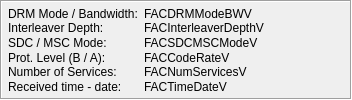
       <widget class="QFrame" name="FrameFACParams">
        <property name="sizePolicy">
         <sizepolicy hsizetype="Preferred" vsizetype="Preferred">
          <horstretch>0</horstretch>
          <verstretch>0</verstretch>
         </sizepolicy>
        </property>
        <property name="frameShape">
         <enum>QFrame::Box</enum>
        </property>
        <property name="frameShadow">
         <enum>QFrame::Sunken</enum>
        </property>
        <layout class="QHBoxLayout" name="_13">
         <property name="spacing">
          <number>6</number>
         </property>
         <property name="leftMargin">
          <number>6</number>
         </property>
         <property name="topMargin">
          <number>4</number>
         </property>
         <property name="rightMargin">
          <number>6</number>
         </property>
         <property name="bottomMargin">
          <number>4</number>
         </property>
         <item>
          <layout class="QVBoxLayout" name="_14">
           <property name="spacing">
            <number>0</number>
           </property>
           <property name="leftMargin">
            <number>0</number>
           </property>
           <property name="topMargin">
            <number>0</number>
           </property>
           <property name="rightMargin">
            <number>0</number>
           </property>
           <property name="bottomMargin">
            <number>0</number>
           </property>
           <item>
            <widget class="QLabel" name="FACDRMModeBWL">
             <property name="sizePolicy">
              <sizepolicy hsizetype="Minimum" vsizetype="Minimum">
               <horstretch>0</horstretch>
               <verstretch>0</verstretch>
              </sizepolicy>
             </property>
             <property name="text">
              <string>DRM Mode / Bandwidth:</string>
             </property>
             <property name="wordWrap">
              <bool>false</bool>
             </property>
             <property name="indent">
              <number>-1</number>
             </property>
            </widget>
           </item>
           <item>
            <widget class="QLabel" name="FACInterleaverDepthL">
             <property name="sizePolicy">
              <sizepolicy hsizetype="Minimum" vsizetype="Minimum">
               <horstretch>0</horstretch>
               <verstretch>0</verstretch>
              </sizepolicy>
             </property>
             <property name="text">
              <string>Interleaver Depth:</string>
             </property>
             <property name="wordWrap">
              <bool>false</bool>
             </property>
            </widget>
           </item>
           <item>
            <widget class="QLabel" name="FACSDCMSCModeL">
             <property name="sizePolicy">
              <sizepolicy hsizetype="Minimum" vsizetype="Minimum">
               <horstretch>0</horstretch>
               <verstretch>0</verstretch>
              </sizepolicy>
             </property>
             <property name="text">
              <string>SDC / MSC Mode:</string>
             </property>
             <property name="wordWrap">
              <bool>false</bool>
             </property>
            </widget>
           </item>
           <item>
            <widget class="QLabel" name="FACCodeRateL">
             <property name="sizePolicy">
              <sizepolicy hsizetype="Minimum" vsizetype="Minimum">
               <horstretch>0</horstretch>
               <verstretch>0</verstretch>
              </sizepolicy>
             </property>
             <property name="text">
              <string>Prot. Level (B / A):</string>
             </property>
             <property name="wordWrap">
              <bool>false</bool>
             </property>
            </widget>
           </item>
           <item>
            <widget class="QLabel" name="FACNumServicesL">
             <property name="sizePolicy">
              <sizepolicy hsizetype="Minimum" vsizetype="Minimum">
               <horstretch>0</horstretch>
               <verstretch>0</verstretch>
              </sizepolicy>
             </property>
             <property name="text">
              <string>Number of Services:</string>
             </property>
             <property name="wordWrap">
              <bool>false</bool>
             </property>
            </widget>
           </item>
           <item>
            <widget class="QLabel" name="FACTimeDateL">
             <property name="sizePolicy">
              <sizepolicy hsizetype="Minimum" vsizetype="Minimum">
               <horstretch>0</horstretch>
               <verstretch>0</verstretch>
              </sizepolicy>
             </property>
             <property name="text">
              <string>Received time - date:</string>
             </property>
             <property name="wordWrap">
              <bool>false</bool>
             </property>
            </widget>
           </item>
          </layout>
         </item>
         <item>
          <layout class="QVBoxLayout" name="_15">
           <property name="spacing">
            <number>0</number>
           </property>
           <property name="leftMargin">
            <number>0</number>
           </property>
           <property name="topMargin">
            <number>0</number>
           </property>
           <property name="rightMargin">
            <number>0</number>
           </property>
           <property name="bottomMargin">
            <number>0</number>
           </property>
           <item>
            <widget class="QLabel" name="FACDRMModeBWV">
             <property name="sizePolicy">
              <sizepolicy hsizetype="Minimum" vsizetype="Minimum">
               <horstretch>0</horstretch>
               <verstretch>0</verstretch>
              </sizepolicy>
             </property>
             <property name="text">
              <string>FACDRMModeBWV</string>
             </property>
             <property name="wordWrap">
              <bool>false</bool>
             </property>
             <property name="indent">
              <number>-1</number>
             </property>
            </widget>
           </item>
           <item>
            <widget class="QLabel" name="FACInterleaverDepthV">
             <property name="sizePolicy">
              <sizepolicy hsizetype="Minimum" vsizetype="Minimum">
               <horstretch>0</horstretch>
               <verstretch>0</verstretch>
              </sizepolicy>
             </property>
             <property name="text">
              <string>FACInterleaverDepthV</string>
             </property>
             <property name="wordWrap">
              <bool>false</bool>
             </property>
            </widget>
           </item>
           <item>
            <widget class="QLabel" name="FACSDCMSCModeV">
             <property name="sizePolicy">
              <sizepolicy hsizetype="Minimum" vsizetype="Minimum">
               <horstretch>0</horstretch>
               <verstretch>0</verstretch>
              </sizepolicy>
             </property>
             <property name="text">
              <string>FACSDCMSCModeV</string>
             </property>
             <property name="wordWrap">
              <bool>false</bool>
             </property>
            </widget>
           </item>
           <item>
            <widget class="QLabel" name="FACCodeRateV">
             <property name="sizePolicy">
              <sizepolicy hsizetype="Minimum" vsizetype="Minimum">
               <horstretch>0</horstretch>
               <verstretch>0</verstretch>
              </sizepolicy>
             </property>
             <property name="text">
              <string>FACCodeRateV</string>
             </property>
             <property name="wordWrap">
              <bool>false</bool>
             </property>
            </widget>
           </item>
           <item>
            <widget class="QLabel" name="FACNumServicesV">
             <property name="sizePolicy">
              <sizepolicy hsizetype="Minimum" vsizetype="Minimum">
               <horstretch>0</horstretch>
               <verstretch>0</verstretch>
              </sizepolicy>
             </property>
             <property name="text">
              <string>FACNumServicesV</string>
             </property>
             <property name="wordWrap">
              <bool>false</bool>
             </property>
            </widget>
           </item>
           <item>
            <widget class="QLabel" name="FACTimeDateV">
             <property name="sizePolicy">
              <sizepolicy hsizetype="Minimum" vsizetype="Minimum">
               <horstretch>0</horstretch>
               <verstretch>0</verstretch>
              </sizepolicy>
             </property>
             <property name="minimumSize">
              <size>
               <width>200</width>
               <height>0</height>
              </size>
             </property>
             <property name="text">
              <string>FACTimeDateV</string>
             </property>
             <property name="wordWrap">
              <bool>false</bool>
             </property>
            </widget>
           </item>
          </layout>
         </item>
        </layout>
       </widget>
